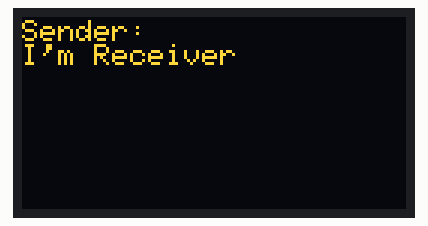
This sketch was run on a simulated Arduino Uno, built with avr-gcc and run on an emulated ATmega328P. On the bench: 128×64 one-colour display. The OLED is the two-colour kind (top 16 rows yellow); the display library's start-up logo is not drawn; no radio packets arrive unless stated; what the sketch prints to the serial monitor is not drawn.

Above: at 6.2 s.

The sketch:

Sender.ino
```cpp
/*
 * Subscribe Tech Vegan for More Hardware & Software Tech Videos
 * Program by: Ashish Vegan https://www.ashishvegan.com
 * For Help - Contact WhatsApp +919890345539
 * technologyvegan@gmail.com
 * Get Harware & Software Academic Projects
 * Code Courtesy: Lora.h
Youtube video link: https://www.youtube.com/watch?v=wH483V8fnN8
Channel Name: "Subscribe Tech Vegan"
 */
#include <LoRa.h>
#define SS 15 // ss -> chip select pin
#define RST 16 // reset pin
#define DIO0 2 // thi is an interrupt pin
// Library for 1.3 inch OLED display
#include <SPI.h>
#include <Wire.h>
#include <Adafruit_GFX.h>
#include <Adafruit_SH110X.h>

//define OLED address and size
#define Address 0x3C
#define height 64
#define width 128
#define reset -1
//pass above parameters
Adafruit_SH1106G display = Adafruit_SH1106G(width, height, &Wire, reset);


String data = "I'm Receiver";


void setup()
{
  Serial.begin(9600);
  while (!Serial);
  Serial.println("Sender Host");
  LoRa.setPins(SS, RST, DIO0); //Sets up the pin configuration for the LoRa module using LoRa.setPins()
  if (!LoRa.begin(433E6)) { //Initializes the LoRa module using LoRa.begin(). The parameter 433E6 sets the frequency to 433 MHz.
    Serial.println("LoRa Error"); //If the LoRa module fails to initialize, the code prints "LoRa Error" and enters an infinite loop.
    delay(100);
    while (1);
  }
      // OLED display code start
   delay(250);
   display.begin(Address,true);
  delay(250);
  display.display();
  delay(2000);

// defining pin for LoRa
/*
16 -> D0
0 ->  D3
2 ->  D4
3 ->  RX
14 -> D5
12 -> D6
13 -> D7
15 -> D8

*/
  // SPI.begin(14, 12, 13, 15);  // SCK, MISO, MOSI, NSS (ESP8266 pins)
  // LoRa.setPins(16,2,3);  // SS, RST, DI0 (ESP8266 pins)


  // displayData();
}
void loop()
{
  Serial.print("Sending Data: ");
  Serial.println(data);
  LoRa.beginPacket(); //Begins a new LoRa packet using LoRa.beginPacket()
  LoRa.print(data); //Sends the data string over LoRa using LoRa.print()
  LoRa.endPacket(); //Ends the LoRa packet using LoRa.endPacket()
  delay(3000);
   displayData();
}


 void displayData(){

//   // clear  buffer
  display.clearDisplay();
   delay(500);
  display.setTextSize(1);
  display.setCursor(0,1);
  display.setTextColor(SH110X_WHITE);
  display.println("Sender: ");
  display.print(data);
  display.display();
  delay(2000);
  display.clearDisplay();
}
/*
Summary
Overall, this code sets up the LoRa module, initializes the serial communication,
 and sends the "Subscribe Tech Vegan" string repeatedly over LoRa at a 433 MHz
  frequency with a 3-second delay between transmissions.
*/
```
